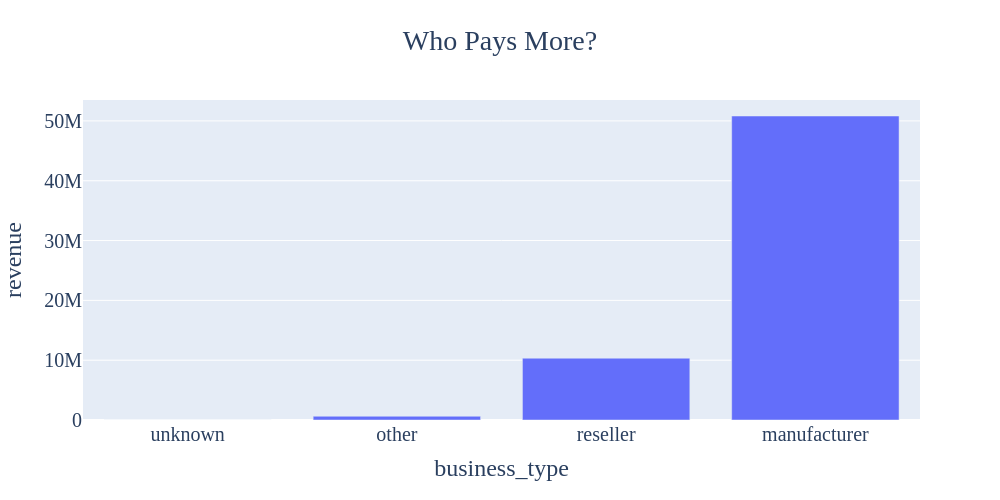

This figure's notebook cell:
### Code cell
px.bar(
    df,
    x='business_type',
    y='revenue',
    title='Who Pays More?',
    height=500,
    width=1000
).update_layout(
    title_x=0.5,
    font=dict(family='Moon Heavy', size=20)
)

### Figure 1 — Plotly figure (JSON) as saved in the notebook; plotly's stock layout.template omitted (floating-point values rounded to 4 significant figures)
{"data": [{"hovertemplate": "business_type=%{x}<br>revenue=%{y}<extra></extra>", "legendgroup": "", "marker": {"color": "#636efa", "pattern": {"shape": ""}}, "name": "", "orientation": "v", "showlegend": false, "textposition": "auto", "type": "bar", "x": ["unknown", "other", "reseller", "manufacturer"], "xaxis": "x", "y": [0.0, 626000.0, 10330000.0, 50820000.0], "yaxis": "y"}], "layout": {"barmode": "relative", "font": {"family": "Moon Heavy", "size": 20}, "height": 500, "legend": {"tracegroupgap": 0}, "title": {"text": "Who Pays More?", "x": 0.5}, "width": 1000, "xaxis": {"anchor": "y", "domain": [0, 1], "title": {"text": "business_type"}}, "yaxis": {"anchor": "x", "domain": [0, 1], "title": {"text": "revenue"}}}}
